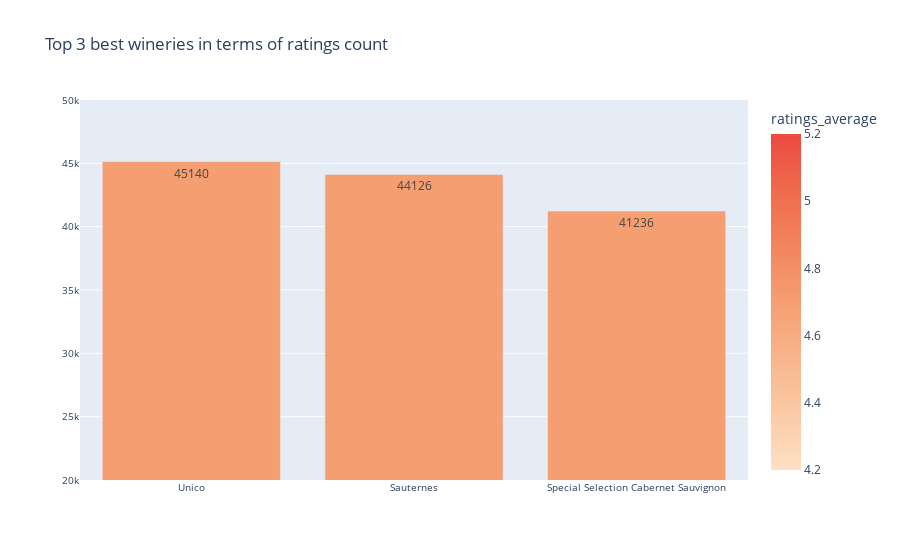

The code cell stored with this chart in its notebook:
### Code cell
fig = px.bar(df, 
             x='wineries_name', 
             y='ratings_count', 
             title='Top 3 best wineries in terms of ratings count', 
             color='ratings_average',
             range_y=[20000,50000],
             text=df['ratings_count'],
             color_continuous_scale=px.colors.sequential.Peach
             
             
            
             
            ) 
fig.update_xaxes(tickfont=dict(size=10),title_text='')
fig.update_yaxes(tickfont=dict(size=10),title_text='')

fig.show()

### Figure 1 — Plotly figure (JSON) as saved in the notebook; plotly's stock layout.template omitted (floating-point values rounded to 4 significant figures)
{"data": [{"alignmentgroup": "True", "hovertemplate": "wineries_name=%{x}<br>ratings_count=%{text}<br>ratings_average=%{marker.color}<extra></extra>", "legendgroup": "", "marker": {"color": [4.7, 4.7, 4.7], "coloraxis": "coloraxis", "pattern": {"shape": ""}}, "name": "", "offsetgroup": "", "orientation": "v", "showlegend": false, "text": [45140, 44126, 41236], "textposition": "auto", "type": "bar", "x": ["Unico", "Sauternes", "Special Selection Cabernet Sauvignon"], "xaxis": "x", "y": [45140, 44126, 41236], "yaxis": "y"}], "layout": {"barmode": "relative", "coloraxis": {"colorbar": {"title": {"text": "ratings_average"}}, "colorscale": [[0, "rgb(253, 224, 197)"], [0.1667, "rgb(250, 203, 166)"], [0.3333, "rgb(248, 181, 139)"], [0.5, "rgb(245, 158, 114)"], [0.6667, "rgb(242, 133, 93)"], [0.8333, "rgb(239, 106, 76)"], [1, "rgb(235, 74, 64)"]]}, "legend": {"tracegroupgap": 0}, "title": {"text": "Top 3 best wineries in terms of ratings count"}, "xaxis": {"anchor": "y", "domain": [0, 1], "tickfont": {"size": 10}, "title": {"text": ""}}, "yaxis": {"anchor": "x", "domain": [0, 1], "range": [20000, 50000], "tickfont": {"size": 10}, "title": {"text": ""}}}}
